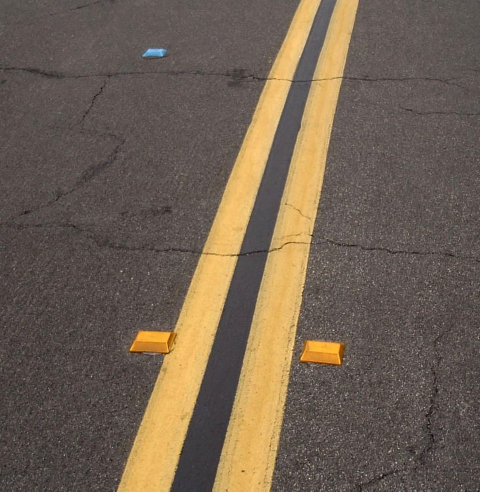
#> input picture images/road.jpg, 960 x 983 px, found by its file name (shown at 1/2 size)
$ jupyter execute --allow-errors Basics.ipynb   (older library calls are emulated)   (text cells are left out)
#> lines starting #> are read from the running program, lines starting #| are printed output that depends on the picture; after the words box and inside, x2 and y2 are one past the last pixel; in counts of white or black regions, pixels touching at a corner belong together; long printed decimals are rounded; pictures that were not available may be replaced by others from this repository, and a replacement may not be noted
[cell 1]
import cv2
import matplotlib.pyplot as plt
import numpy as np

[cell 2]
image =cv2.imread('road.jpg')
#> image is the input picture: shape (983, 960, 3); mean B, G, R 82.3, 97.1, 112.1
h,w = image.shape[:2]
#> h = 983; w = 960
print(f"The height is {h}\nThe width is {w}")
#| The height is 983
#| The width is 960

[cell 3]
roi = image[100 : 500, 200 : 700]
cv2.imshow("ROI", roi)
if cv2.waitKey(0) & 0xFF == ord('q'):
#> (key q is pressed here)
    cv2.destroyAllWindows()

[cell 4]
ratio = 800/w
#> ratio = 0.833
print(f"The ratio is {ratio}")
#| The ratio is 0.8333
dim =(800, int(h*ratio))
#> dim = (800, 819)
print(dim)
#| (800, 819)
# Resizing the image
resized_aspect =cv2.resize(image,dim)
cv2.imshow("Resized Aspect", resized_aspect)
if cv2.waitKey(0) & 0xFF == ord('q'):
#> (key q is pressed here)
    cv2.destroyAllWindows()

[cell 5]
output = image.copy()
h,w =output.shape[:2]
print(f"The height is {h}\nThe width is {w}")
#| The height is 983
#| The width is 960
rectangle= cv2.rectangle(output,(0,0),(100,100) ,(0,255,0), 20) # Gree Line  Color
rectangle= cv2.rectangle(output,(w-100,0),(w,h) ,(255,0,0), 1) # Gree Line  Color
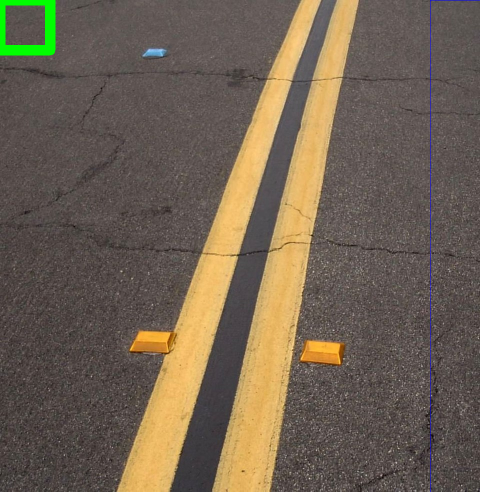
#> rectangle: shape (983, 960, 3) (shown at 1/2 size); mean B, G, R 82, 98.1, 111.4
cv2.imshow("Rectangle", rectangle)
if cv2.waitKey(0) & 0xFF == ord('q'):
#> (key q is pressed here)
    cv2.destroyAllWindows()

# ✅ Enregistrer l’image modifiée
cv2.imwrite("Rectangle.jpg", rectangle)
#> Out = True

[cell 6]
output = image.copy()
message= "This IS A Red Box"
texted_image = cv2.putText(output,message ,(w//2 -200,h//2 - 50),fontFace=cv2.FORMATTER_FMT_PYTHON,fontScale=1,color=(0,0,255),thickness=2)
texted_image =cv2.rectangle(texted_image ,(w//2-200,h//2 -100),(w//2+200,h//2 ),(0,0,255),3)
#> texted_image: shape (983, 960, 3); mean B, G, R 81.6, 96.2, 113
cv2.imshow("Output With Text", output)
if cv2.waitKey(0) & 0xFF == ord('q'):
#> (key q is pressed here)
    cv2.destroyAllWindows()

[cell 7]
output_BGR = image.copy()
h,w =output.shape[:2]

output_RGB = cv2.cvtColor(output_BGR,cv2.COLOR_BGR2RGB)
cv2.imshow("output_RGB", output_RGB)
if cv2.waitKey(0) & 0xFF == ord('q'):
#> (key q is pressed here)
    cv2.destroyAllWindows()

[cell 8]
output_gray = cv2.cvtColor(output_RGB,cv2.COLOR_RGB2GRAY)
cv2.imshow("output_gray", output_gray)
if cv2.waitKey(0) & 0xFF == ord('q'):
#> (key q is pressed here)
    cv2.destroyAllWindows()

[cell 9]
RGB = cv2.imread('RGB.png')
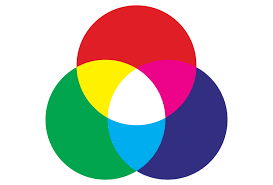
#> input picture images/RGB.png, 273 x 185 px, found by its file name
#> RGB is the input picture: shape (185, 273, 3); mean B, G, R 186.2, 187.5, 193.6
B , G , R = cv2.split(RGB)

cv2.imshow("All", RGB)
cv2.waitKey(0)

cv2.imshow('Blue',B)
cv2.waitKey(0)

[cell 10]
House = cv2.imread('House.jpg')
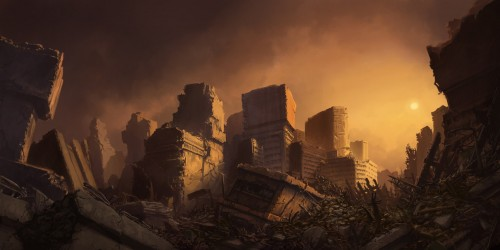
#> input picture images/House.jpg, 500 x 250 px, found by its file name
#> House is the input picture: shape (250, 500, 3); mean B, G, R 34.8, 52.4, 81
Galaxy = cv2.imread('Galaxy.jpg')
#> (the rest of this cell did not finish here and is left out)

#> (a cell that did not finish here is left out)

#> (a cell that did not finish here is left out)

[cell 13]
kernel = np.ones((5,5),np.uint8)
plt.figure(figsize=(15,15))
for i in range(10):
    erodedGal = cv2.erode(cv2.cvtColor(House, cv2.COLOR_BGR2RGB),kernel,iterations= i)
    plt.subplot(5,2,i+1)
    plt.imshow(erodedGal)
    plt.title(f"Iteration {i+1}")
#> figure, not shown here; B, G, R data is drawn as R, G, B

[cell 14]
hedi = cv2.imread("mee++.jpg")
#> (the rest of this cell did not finish here and is left out)

[cell 15]
replicateHedi = cv2.copyMakeBorder(hedi,h//2,h//2,w//2,w//2,borderType=cv2.BORDER_REPLICATE)

cv2.imshow("replicateHedi", replicateHedi)
if cv2.waitKey(0) & 0xFF == ord('q'):
#> (key q is pressed here)
    cv2.destroyAllWindows()

[cell 16]
img =hedi
#> (the rest of this cell did not finish here and is left out)

[cell 17]
img =hedi
#> (the rest of this cell did not finish here and is left out)

[cell 18]
image = hedi
#> (the rest of this cell did not finish here and is left out)

[cell 19]
img =hedi
#> (the rest of this cell did not finish here and is left out)

#> (a cell that did not finish here is left out)

[cell 21]
import cv2
cap = cv2.VideoCapture(0)
while(cap.isOpened()):
    sucess , frame = cap.read()
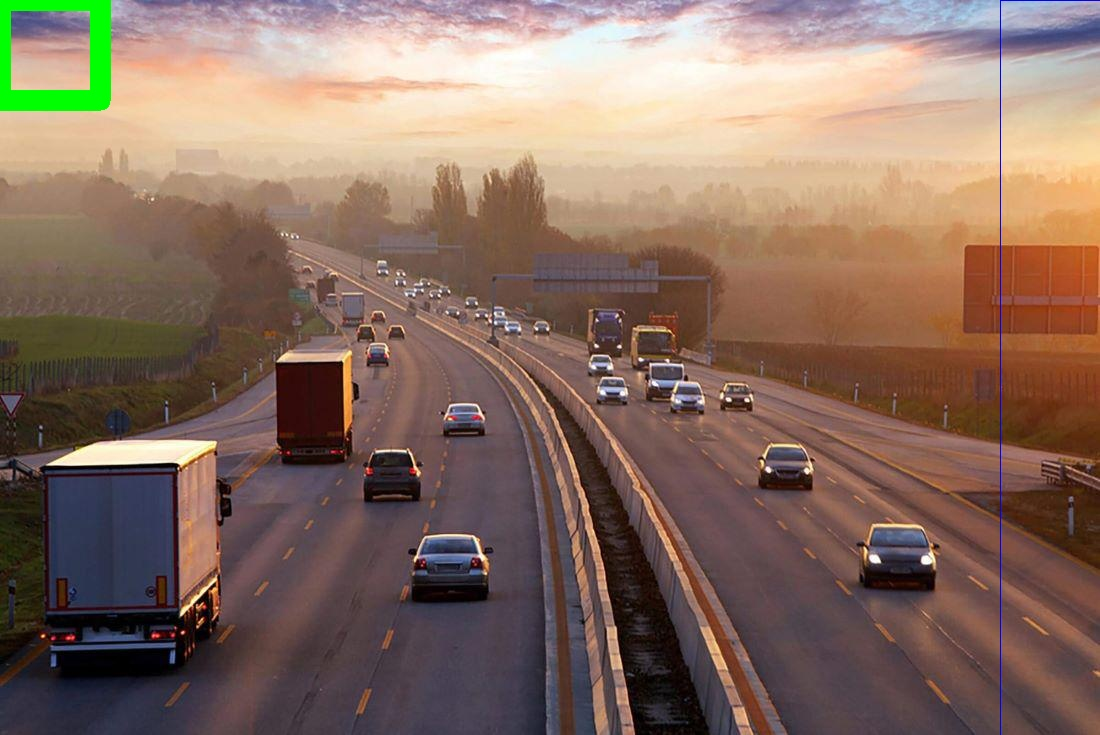
#> input picture images/Rectangle.jpg, 1100 x 735 px, given in place of the camera
#> frame is the input picture: shape (735, 1100, 3); mean B, G, R 97.3, 109.9, 134.6
    if sucess :
        cv2.imshow("Video Capture Frame" ,frame)
        key = cv2.waitKey(1)
#> (key q is pressed here)
        print(key)
        if key & 0xFF == ord('q'):
            cv2.destroyAllWindows()
            break

    else :
        break
# When everything done, release the video capture object
cap.release()

[cell 22]
import cv2
capSpoofing = cv2.VideoCapture("Spoofing.mp4")
while(capSpoofing.isOpened()) :
    success , frame = capSpoofing.read()
    if success :
        cv2.imshow("Video Capture Frame" ,frame)
        key = cv2.waitKey(10)
#> (key q is pressed here)
        print(key)
        if key & 0xFF == ord('q'):
            cv2.destroyAllWindows()
            break
    else :
        cv2.destroyAllWindows()
        break

capSpoofing.release()

[cell 23]
from PIL import Image

images = ["Galaxy.jpg","House.jpg","Road.jpg","mee++.jpg"]
mean_height = 0
mean_width = 0
#> (the rest of this cell did not finish here and is left out)

[cell 24]
import cv2
import os

def generate_video():
    image_folder = "./"  # 📌 Dossier contenant tes images (modifie si besoin)
#> image_folder = './'
    video_name = 'mygeneratedvideo.avi'

    # 📸 Liste des images utilisées dans la vidéo
    images = ["Galaxy.jpg", "House.jpg", "Road.jpg", "mee++.jpg"]
    print("Images:", images)

    # 🔁 Vérifie que toutes les images existent
    valid_images = []
    for img in images:
        img_path = os.path.join(image_folder, img)
        if os.path.isfile(img_path):
            valid_images.append(img)
        else:
            print(f"⚠️ Image non trouvée : {img}")
#> after the loop, valid_images = ['House.jpg', 'Road.jpg']
    print(f"valid_images : {valid_images} ")
#| valid_images : ['House.jpg', 'Road.jpg']

    if not valid_images:
        print("❌ Aucune image valide trouvée.")
        return

    # 🔍 Lire la première image pour obtenir la taille (width, height)
    first_frame = cv2.imread(os.path.join(image_folder, valid_images[0]))
    height, width, _ = first_frame.shape
#> height = 250; width = 500

    # 🎥 Initialiser le writer vidéo
    fourcc = cv2.VideoWriter_fourcc(*"DIVX")
    video = cv2.VideoWriter(
        video_name,
        fourcc,  # Codec
        1,                                # FPS
        (width, height)                   # Dimensions
    )

    # 📥 Ajouter chaque image au fichier vidéo
    for image in valid_images:
        img_path = os.path.join(image_folder, image)
        frame = cv2.imread(img_path)
        video.write(frame)

    # ✅ Terminer proprement
    video.release()
    cv2.destroyAllWindows()
    print("✅ Vidéo générée avec succès :", video_name)

generate_video()

[cell 25]
cap = cv2.VideoCapture("mygeneratedvideo.avi")


while True :
    sucess , frame = cap.read()
    if not sucess :
        print("End of video")
        cv2.destroyAllWindows()
        break
    cv2.imshow("Video Capture Frame" ,frame)
    key = cv2.waitKey(1000)
#> (key q is pressed here)
    if key & 0xFF == ord('q'):
        cv2.destroyAllWindows()
        break

cap.release()
cv2.destroyAllWindows()

[cell 26]
import cv2
cap = cv2.VideoCapture(0)
cap.set(cv2.CAP_PROP_FRAME_WIDTH, 1280)
cap.set(cv2.CAP_PROP_FRAME_HEIGHT, 720)
cap.set(10, 100)

while True :
    success ,frame =cap.read()
    if not success :
        print("End of video")
        cv2.destroyAllWindows()
        break
    cv2.imshow("Video Capture Frame" ,frame)
    key = cv2.waitKey(1)
#> (key q is pressed here)
    if key & 0xFF == ord('q'):
        cv2.destroyAllWindows()
        break

cap.release()

[cell 27]
cv2.imshow("Video Capture Frame" ,cv2.resize(frame,(500,100))) # W-> H
cv2.waitKey(0)

[cell 28]
import matplotlib.pyplot as plt
cap = cv2.VideoCapture(0)

while True :
    success ,frame =cap.read()

    if not success :
        print("Impossible de Lire la frame")
        cv2.destroyAllWindows()
        break

    # Calculation of Sobelx
    sobelx = cv2.Sobel(frame,cv2.CV_64F,1,0,ksize=5)

    # Calculation of Sobely
    sobely = cv2.Sobel(frame,cv2.CV_64F,0,1,ksize=5)

    # Calculation of Laplacian
    laplacian = cv2.Laplacian(frame,cv2.CV_64F)
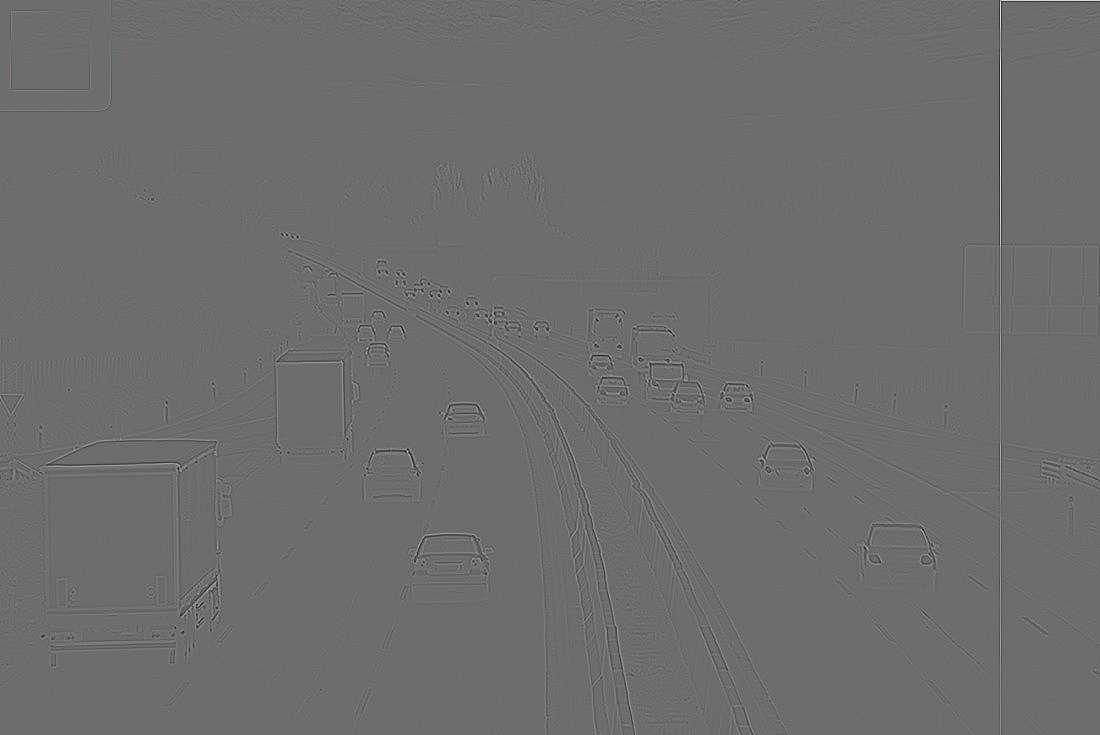
#> laplacian: shape (735, 1100, 3) float64; mean B, G, R 0, 0, 0; drawn with min black and max white

    cv2.imshow('sobelx',sobelx)
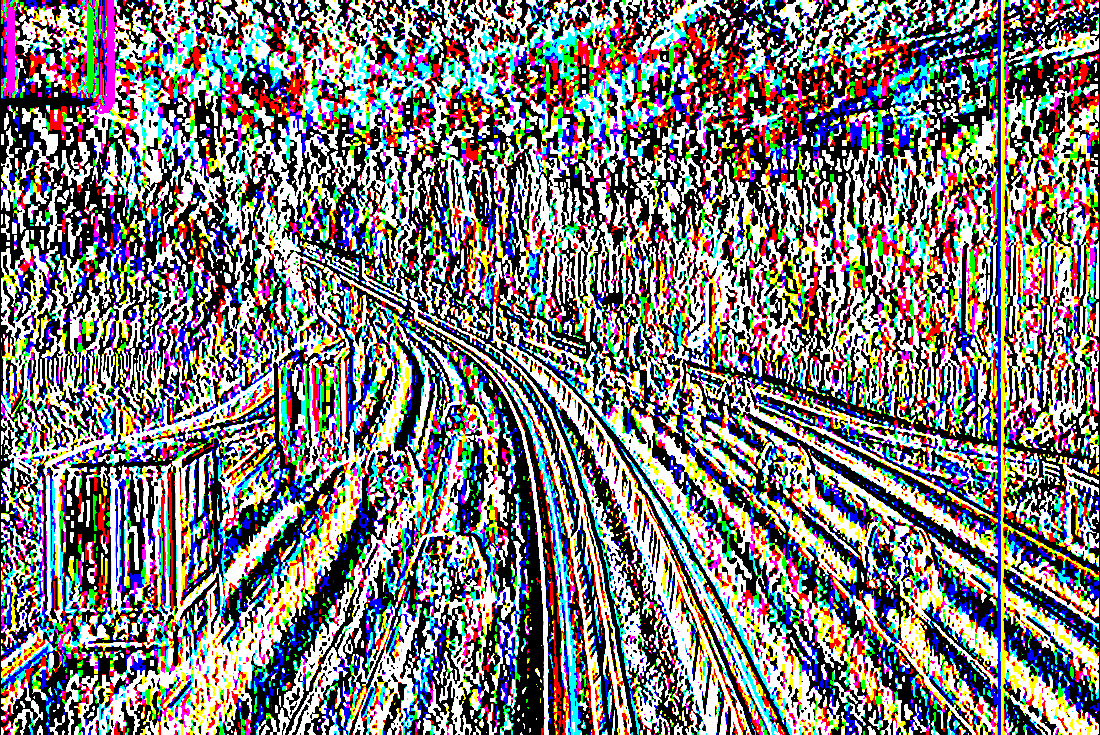
#> window 'sobelx': shape (735, 1100, 3); mean B, G, R 122.9, 123.5, 125.5
    cv2.imshow('sobely',sobely)
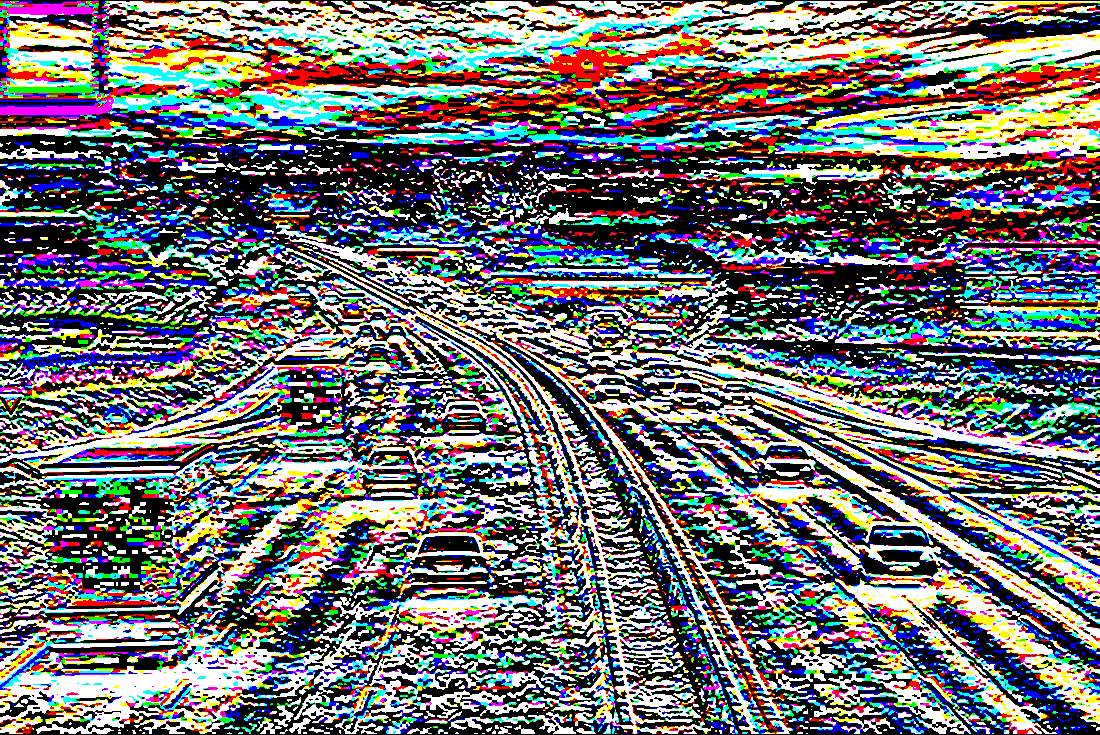
#> window 'sobely': shape (735, 1100, 3); mean B, G, R 113.7, 112.7, 112.5
    cv2.imshow('laplacian',laplacian)
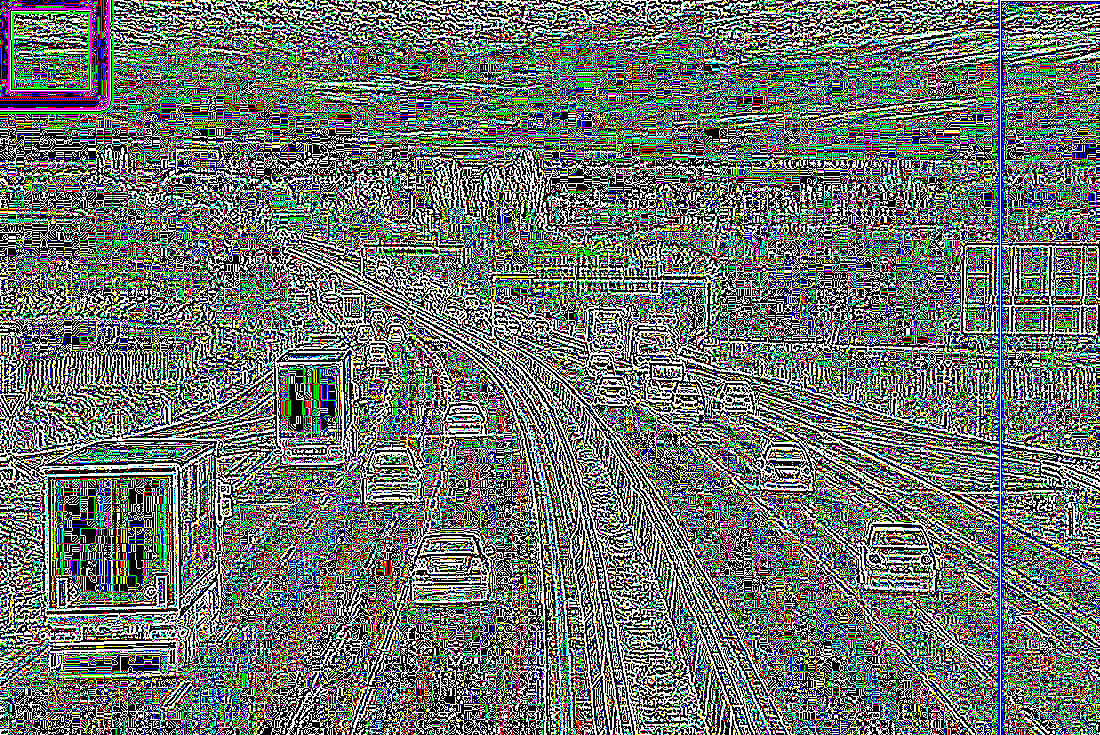
#> window 'laplacian': shape (735, 1100, 3); mean B, G, R 113.8, 111.2, 112.2
    k = cv2.waitKey(5) & 0xFF
#> (key q is pressed here)
    if k == 27:
        break

cap.release()
cv2.destroyAllWindows()

[cell 29]
import numpy as np
import cv2

imgArr = np.zeros((700, 700, 3), np.uint8)
imgArr = cv2.arrowedLine(imgArr,(0,0),(imgArr.shape[1],imgArr.shape[0]),(255,255,255),5,tipLength=0.01)

cv2.imshow("image", imgArr)
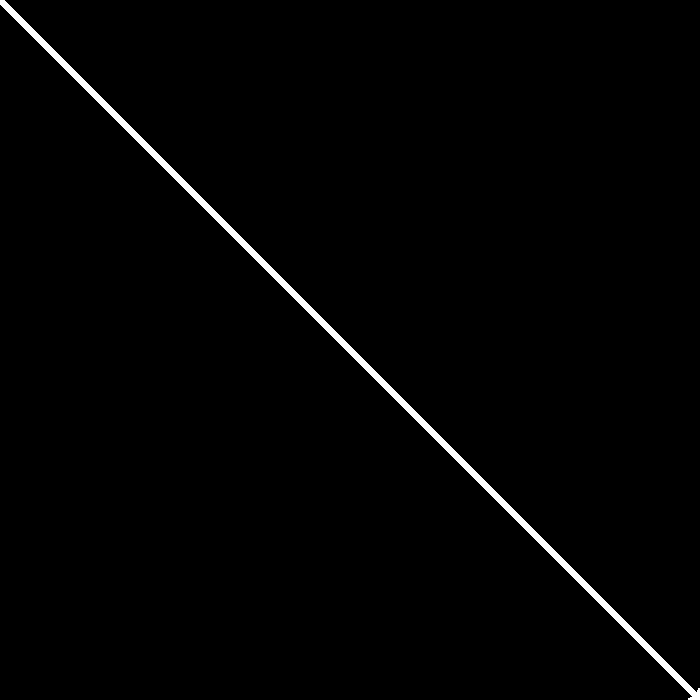
#> window 'image': shape (700, 700, 3); 1.3% white; 1 white region, box (x1, y1, x2, y2) and area: (0, 0, 700, 700) 6312
cv2.waitKey(0)
